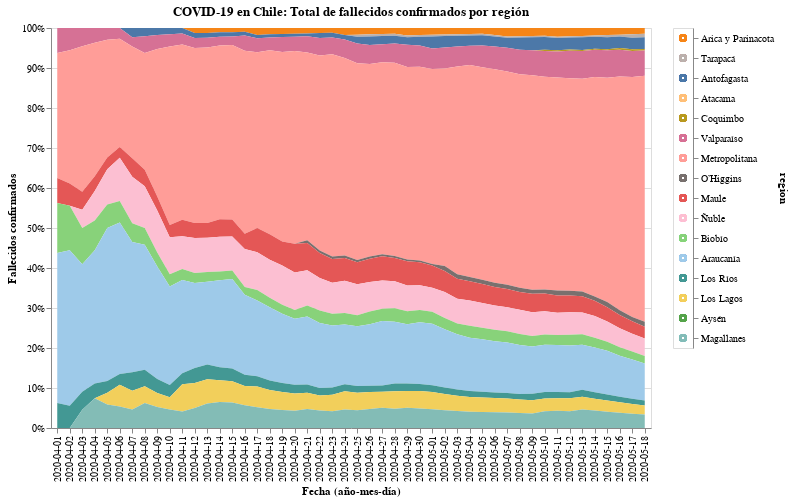

Source (notebook cell):
### Code cell
#hide_input
selection2 = alt.selection_multi(fields=['region'], on='mouseover')

color = alt.condition(selection2,
                    alt.Color('region:N', scale=alt.Scale(scheme='tableau20'), legend=None),
                    alt.value('lightgray'))

bars = alt.Chart(new_data.iloc[128:]).mark_area().encode(
    x=alt.X('date:O', axis=alt.Axis(title='Fecha (año-mes-día)')),
    y=alt.Y('fallecidos', axis=alt.Axis(title='Fallecidos confirmados'), stack="normalize"),
    color=color,
    tooltip=['date', 'region', 'fallecidos'],
    order=alt.Order(
    # Sort the segments of the bars by this field
    'codigo region',
    sort='descending'
    )
    ).properties(
    title='COVID-19 en Chile: Total de fallecidos confirmados por región'
).add_selection(
    selection2
)

legend = alt.Chart(new_data).mark_point().encode(
    y=alt.Y('region:N', axis=alt.Axis(orient='right'), sort=regiones),
    color=color
).add_selection(
    selection2
)

bars.properties(width=600, height=400) | legend

### Figure 1 — Vega-Lite specification as saved in the notebook (floating-point values rounded to 4 significant figures; data arrays with more than 128 entries replaced by an {"elided": "..."} marker saying what was removed)
{"config": {"view": {"continuousWidth": 400, "continuousHeight": 300}}, "hconcat": [{"data": {"name": "data-dd52558c8fc87bfec88262df926bfd51"}, "mark": "area", "encoding": {"color": {"condition": {"type": "nominal", "field": "region", "legend": null, "scale": {"scheme": "tableau20"}, "selection": "selector005"}, "value": "lightgray"}, "order": {"type": "quantitative", "field": "codigo region", "sort": "descending"}, "tooltip": [{"type": "nominal", "field": "date"}, {"type": "nominal", "field": "region"}, {"type": "quantitative", "field": "fallecidos"}], "x": {"type": "ordinal", "axis": {"title": "Fecha (año-mes-día)"}, "field": "date"}, "y": {"type": "quantitative", "axis": {"title": "Fallecidos confirmados"}, "field": "fallecidos", "stack": "normalize"}}, "height": 400, "selection": {"selector005": {"type": "multi", "fields": ["region"], "on": "mouseover"}}, "title": "COVID-19 en Chile: Total de fallecidos confirmados por región", "width": 600}, {"data": {"name": "data-34d50966336b61f50fe64c92aa0aff9b"}, "mark": "point", "encoding": {"color": {"condition": {"type": "nominal", "field": "region", "legend": null, "scale": {"scheme": "tableau20"}, "selection": "selector005"}, "value": "lightgray"}, "y": {"type": "nominal", "axis": {"orient": "right"}, "field": "region", "sort": ["Arica y Parinacota", "Tarapacá", "Antofagasta", "Atacama", "Coquimbo", "Valparaíso", "Metropolitana", "O’Higgins", "Maule", "Ñuble", "Biobío", "Araucanía", "Los Ríos", "Los Lagos", "Aysén", "Magallanes"]}}, "selection": {"selector005": {"type": "multi", "fields": ["region"], "on": "mouseover"}}}], "$schema": "https://vega.github.io/schema/vega-lite/v4.8.1.json", "datasets": {"data-dd52558c8fc87bfec88262df926bfd51": {"elided": "768 records"}, "data-34d50966336b61f50fe64c92aa0aff9b": {"elided": "896 records"}}}
